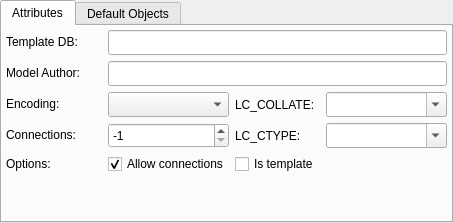
<?xml version="1.0" encoding="UTF-8"?>
<ui version="4.0">
 <class>DatabaseWidget</class>
 <widget class="QWidget" name="DatabaseWidget">
  <property name="geometry">
   <rect>
    <x>0</x>
    <y>0</y>
    <width>453</width>
    <height>223</height>
   </rect>
  </property>
  <property name="minimumSize">
   <size>
    <width>0</width>
    <height>0</height>
   </size>
  </property>
  <layout class="QGridLayout" name="database_grid">
   <property name="leftMargin">
    <number>0</number>
   </property>
   <property name="topMargin">
    <number>0</number>
   </property>
   <property name="rightMargin">
    <number>0</number>
   </property>
   <property name="bottomMargin">
    <number>0</number>
   </property>
   <item row="0" column="0">
    <widget class="QTabWidget" name="attributes_twg">
     <property name="currentIndex">
      <number>0</number>
     </property>
     <widget class="QWidget" name="tab">
      <attribute name="title">
       <string>Attributes</string>
      </attribute>
      <layout class="QGridLayout" name="gridLayout">
       <property name="leftMargin">
        <number>4</number>
       </property>
       <property name="topMargin">
        <number>4</number>
       </property>
       <property name="rightMargin">
        <number>4</number>
       </property>
       <property name="bottomMargin">
        <number>4</number>
       </property>
       <item row="0" column="0">
        <widget class="QLabel" name="templatedb_lbl">
         <property name="sizePolicy">
          <sizepolicy hsizetype="Fixed" vsizetype="Fixed">
           <horstretch>0</horstretch>
           <verstretch>0</verstretch>
          </sizepolicy>
         </property>
         <property name="minimumSize">
          <size>
           <width>96</width>
           <height>0</height>
          </size>
         </property>
         <property name="text">
          <string>Template DB:</string>
         </property>
        </widget>
       </item>
       <item row="0" column="1" colspan="3">
        <widget class="QLineEdit" name="templatedb_edt">
         <property name="minimumSize">
          <size>
           <width>0</width>
           <height>25</height>
          </size>
         </property>
        </widget>
       </item>
       <item row="1" column="0">
        <widget class="QLabel" name="author_lbl">
         <property name="sizePolicy">
          <sizepolicy hsizetype="Fixed" vsizetype="Fixed">
           <horstretch>0</horstretch>
           <verstretch>0</verstretch>
          </sizepolicy>
         </property>
         <property name="text">
          <string>Model Author:</string>
         </property>
        </widget>
       </item>
       <item row="1" column="1" colspan="3">
        <widget class="QLineEdit" name="author_edt">
         <property name="minimumSize">
          <size>
           <width>0</width>
           <height>25</height>
          </size>
         </property>
        </widget>
       </item>
       <item row="2" column="0">
        <widget class="QLabel" name="encoding_lbl">
         <property name="sizePolicy">
          <sizepolicy hsizetype="Fixed" vsizetype="Fixed">
           <horstretch>0</horstretch>
           <verstretch>0</verstretch>
          </sizepolicy>
         </property>
         <property name="minimumSize">
          <size>
           <width>96</width>
           <height>0</height>
          </size>
         </property>
         <property name="text">
          <string>Encoding:</string>
         </property>
        </widget>
       </item>
       <item row="2" column="1">
        <widget class="QComboBox" name="encoding_cmb">
         <property name="minimumSize">
          <size>
           <width>0</width>
           <height>25</height>
          </size>
         </property>
        </widget>
       </item>
       <item row="2" column="2">
        <widget class="QLabel" name="lccollate_lbl">
         <property name="sizePolicy">
          <sizepolicy hsizetype="Fixed" vsizetype="Preferred">
           <horstretch>0</horstretch>
           <verstretch>0</verstretch>
          </sizepolicy>
         </property>
         <property name="minimumSize">
          <size>
           <width>85</width>
           <height>0</height>
          </size>
         </property>
         <property name="font">
          <font>
           <weight>50</weight>
           <italic>false</italic>
           <bold>false</bold>
          </font>
         </property>
         <property name="text">
          <string>LC_COLLATE:</string>
         </property>
        </widget>
       </item>
       <item row="2" column="3">
        <widget class="QComboBox" name="lccollate_cmb">
         <property name="minimumSize">
          <size>
           <width>0</width>
           <height>25</height>
          </size>
         </property>
         <property name="editable">
          <bool>true</bool>
         </property>
         <property name="insertPolicy">
          <enum>QComboBox::InsertAlphabetically</enum>
         </property>
        </widget>
       </item>
       <item row="3" column="0">
        <widget class="QLabel" name="connlim_lbl">
         <property name="sizePolicy">
          <sizepolicy hsizetype="Fixed" vsizetype="Fixed">
           <horstretch>0</horstretch>
           <verstretch>0</verstretch>
          </sizepolicy>
         </property>
         <property name="minimumSize">
          <size>
           <width>96</width>
           <height>0</height>
          </size>
         </property>
         <property name="font">
          <font>
           <weight>50</weight>
           <italic>false</italic>
           <bold>false</bold>
          </font>
         </property>
         <property name="text">
          <string>Connections:</string>
         </property>
        </widget>
       </item>
       <item row="3" column="1">
        <widget class="QSpinBox" name="connlim_sb">
         <property name="minimumSize">
          <size>
           <width>0</width>
           <height>25</height>
          </size>
         </property>
         <property name="minimum">
          <number>-1</number>
         </property>
         <property name="maximum">
          <number>65535</number>
         </property>
         <property name="value">
          <number>-1</number>
         </property>
        </widget>
       </item>
       <item row="3" column="2">
        <widget class="QLabel" name="lcctype_lbl">
         <property name="sizePolicy">
          <sizepolicy hsizetype="Fixed" vsizetype="Preferred">
           <horstretch>0</horstretch>
           <verstretch>0</verstretch>
          </sizepolicy>
         </property>
         <property name="minimumSize">
          <size>
           <width>70</width>
           <height>0</height>
          </size>
         </property>
         <property name="font">
          <font>
           <weight>50</weight>
           <italic>false</italic>
           <bold>false</bold>
          </font>
         </property>
         <property name="text">
          <string>LC_CTYPE:</string>
         </property>
        </widget>
       </item>
       <item row="3" column="3">
        <widget class="QComboBox" name="lcctype_cmb">
         <property name="minimumSize">
          <size>
           <width>0</width>
           <height>25</height>
          </size>
         </property>
         <property name="editable">
          <bool>true</bool>
         </property>
         <property name="insertPolicy">
          <enum>QComboBox::InsertAlphabetically</enum>
         </property>
        </widget>
       </item>
       <item row="4" column="0">
        <widget class="QLabel" name="options_lbl">
         <property name="sizePolicy">
          <sizepolicy hsizetype="Fixed" vsizetype="Fixed">
           <horstretch>0</horstretch>
           <verstretch>0</verstretch>
          </sizepolicy>
         </property>
         <property name="minimumSize">
          <size>
           <width>96</width>
           <height>0</height>
          </size>
         </property>
         <property name="font">
          <font>
           <weight>50</weight>
           <italic>false</italic>
           <bold>false</bold>
          </font>
         </property>
         <property name="text">
          <string>Options:</string>
         </property>
        </widget>
       </item>
       <item row="4" column="1" colspan="3">
        <layout class="QHBoxLayout" name="horizontalLayout">
         <item>
          <widget class="QCheckBox" name="allow_conn_chk">
           <property name="text">
            <string>Allow connections</string>
           </property>
           <property name="checked">
            <bool>true</bool>
           </property>
          </widget>
         </item>
         <item>
          <widget class="QCheckBox" name="is_template_chk">
           <property name="text">
            <string>Is template</string>
           </property>
          </widget>
         </item>
         <item>
          <spacer name="horizontalSpacer">
           <property name="orientation">
            <enum>Qt::Horizontal</enum>
           </property>
           <property name="sizeHint" stdset="0">
            <size>
             <width>40</width>
             <height>20</height>
            </size>
           </property>
          </spacer>
         </item>
        </layout>
       </item>
       <item row="5" column="1" colspan="2">
        <spacer name="verticalSpacer">
         <property name="orientation">
          <enum>Qt::Vertical</enum>
         </property>
         <property name="sizeType">
          <enum>QSizePolicy::Preferred</enum>
         </property>
         <property name="sizeHint" stdset="0">
          <size>
           <width>20</width>
           <height>40</height>
          </size>
         </property>
        </spacer>
       </item>
      </layout>
     </widget>
     <widget class="QWidget" name="tab_2">
      <attribute name="title">
       <string>Default Objects</string>
      </attribute>
      <layout class="QGridLayout" name="gridLayout_2">
       <property name="leftMargin">
        <number>4</number>
       </property>
       <property name="topMargin">
        <number>4</number>
       </property>
       <property name="rightMargin">
        <number>4</number>
       </property>
       <property name="bottomMargin">
        <number>4</number>
       </property>
       <item row="3" column="0">
        <widget class="QLabel" name="label_2">
         <property name="text">
          <string>Tablespace:</string>
         </property>
        </widget>
       </item>
       <item row="1" column="0">
        <widget class="QLabel" name="label_4">
         <property name="text">
          <string>Schema:</string>
         </property>
        </widget>
       </item>
       <item row="0" column="0">
        <widget class="QLabel" name="label_3">
         <property name="text">
          <string>Collation:</string>
         </property>
        </widget>
       </item>
       <item row="2" column="0">
        <widget class="QLabel" name="label">
         <property name="text">
          <string>Owner:</string>
         </property>
        </widget>
       </item>
       <item row="4" column="0">
        <spacer name="verticalSpacer_2">
         <property name="orientation">
          <enum>Qt::Vertical</enum>
         </property>
         <property name="sizeType">
          <enum>QSizePolicy::Preferred</enum>
         </property>
         <property name="sizeHint" stdset="0">
          <size>
           <width>20</width>
           <height>40</height>
          </size>
         </property>
        </spacer>
       </item>
      </layout>
     </widget>
    </widget>
   </item>
  </layout>
 </widget>
 <resources/>
 <connections/>
</ui>
